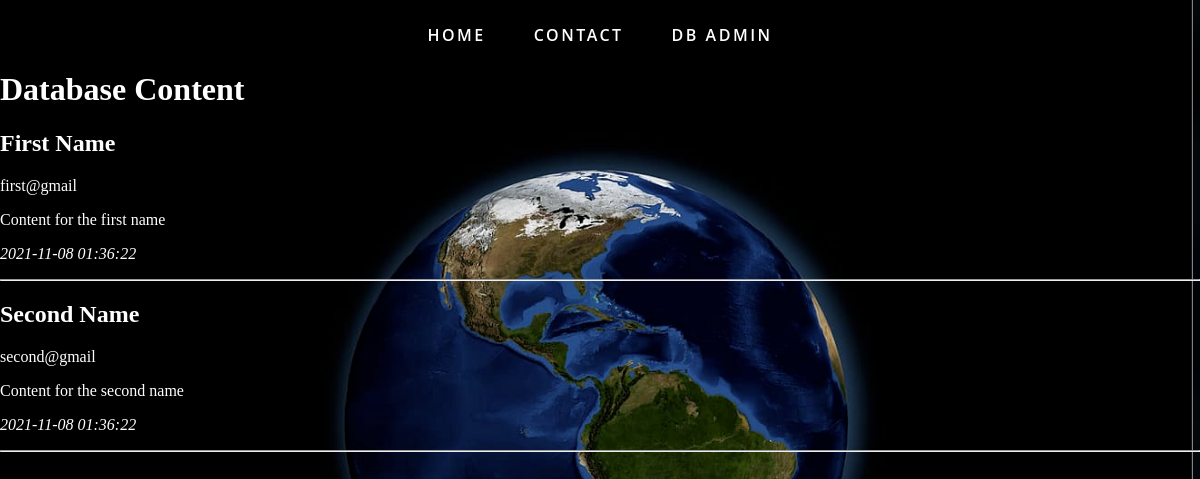
The page /dbadmin on the database as committed earlier.
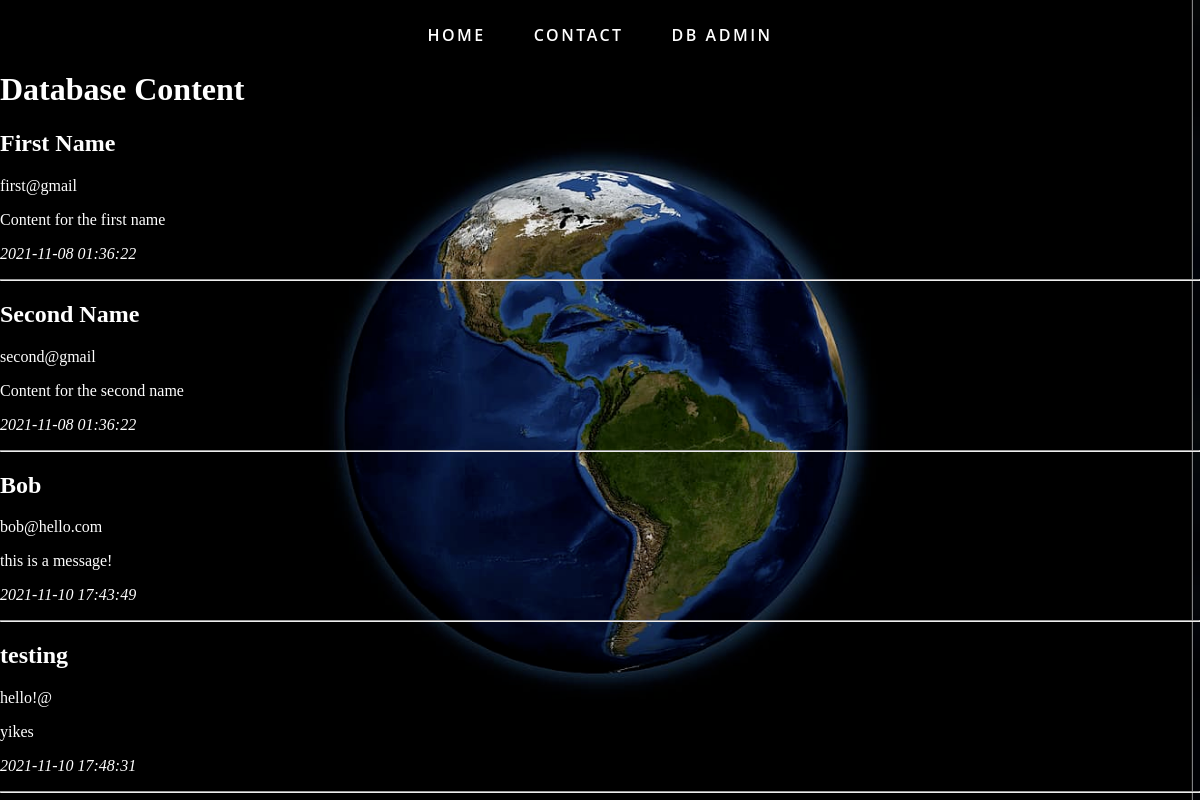
The same page on the database as committed later.
### tables this page shows
CREATE TABLE contacts (
    id INTEGER PRIMARY KEY AUTOINCREMENT,
    created TIMESTAMP NOT NULL DEFAULT CURRENT_TIMESTAMP,
    uname TEXT NOT NULL,
    email TEXT NOT NULL,
    content TEXT NOT NULL
);

### Monkey.py (the view)
@app.route('/dbadmin')
def dbadmin():
    conn = get_db_connection()
    posts = conn.execute('SELECT * FROM contacts').fetchall()
    conn.close()
    return render_template('dbadmin.html', posts=posts)

### Monkey.py (called while the page is built)
def get_db_connection():
    conn = sqlite3.connect('database.db')
    conn.row_factory = sqlite3.Row
    return conn

### templates/dbadmin.html (shortened to what this page needs)
{%extends 'base.html'%}
{% block body%}
<header>
  <nav class="main-nav" id="banner">
  <ul>
  <a href="{{ url_for('index') }}"><li>Home</li></a>
  <a href="{{ url_for('contact') }}" target="_blank" rel="noreferrer noopener"><li>Contact</li></a>
  <a href="{{ url_for('pwprotect') }}"><li>DB Admin</li></a>
  </ul>
  </nav>
</header>
    <h1 style="color:white;">{% block title %} Database Content {% endblock %}</h1>
    {% for post in posts %}
        <h2 style="color:white;"><b>{{ post['uname'] }}</b></h2>
        <p style="color:white;">{{ post['email'] }}</p>
        <p style="color:white;">{{ post['content'] }}</p>
        <p style="color:white;"><i>{{ post['created'] }}</i></p>
        <hr>
    {% endfor %}
{% endblock %}

Rows that differ between the two databases and show on the page:
added contacts: uname "Bob", email "bob@hello.com", content "this is a message!", created "2021-11-10 17:43:49"
added contacts: uname "testing", email "hello!@", content "yikes", created "2021-11-10 17:48:31"
